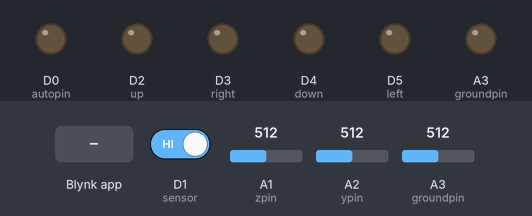
This sketch was run on a simulated Arduino MKR. Shown: output pins drawn as LEDs (lit = HIGH). The test bench sets the inputs (shaded band); at power-on: D1 (sensor) HIGH, A1 (zpin) = 512, A2 (ypin) = 512, A3 (groundpin) = 512. WiFi joins after 1.5 s; servers stay silent unless stated; pins used as bus, display or sensor lines are not drawn; what the sketch prints to the serial monitor is not drawn.

Above: at 3.0 s.
3.1 s: Blynk app writes 1 to V9
At 3.9 s:
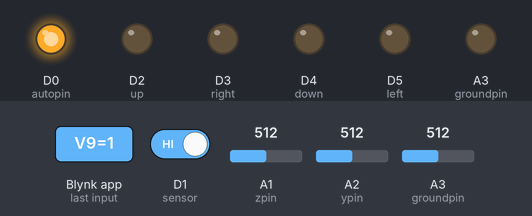
4.8 s: Blynk app writes 1 to V0
At 5.1 s:
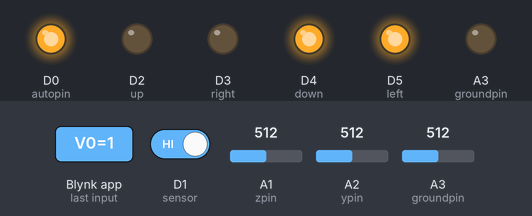
6.3 s: Blynk app writes 0 to V9
At 7.4 s:
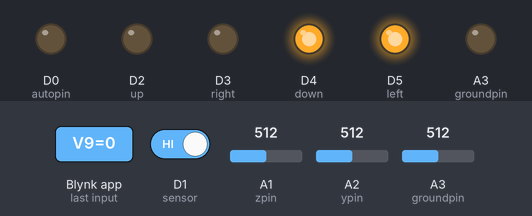
9.8 s: Blynk app writes 200 to V9
At 10.1 s:
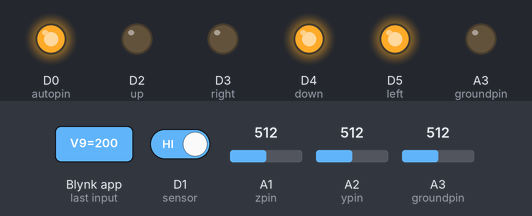
11.3 s: Blynk app writes 200 to V0
At 12.4 s:
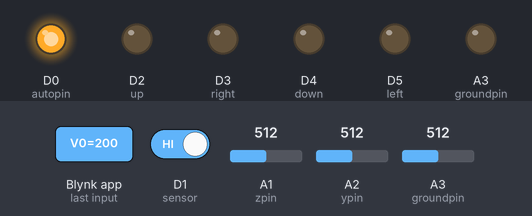
Timing chart, 0 to 13.8 s (numbered marks = the images above; inputs shaded):
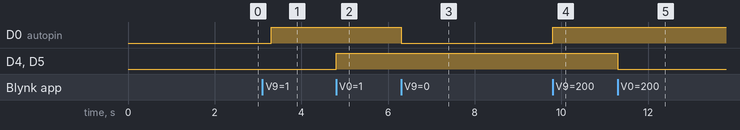

Measured:
- after the input at 3.1 s, D0 (autopin): LOW → HIGH after 0.20 s
- after the input at 4.8 s, D4 (down), D5 (left): LOW → HIGH at once
- after the input at 6.3 s, D0 (autopin): HIGH → LOW at once
- after the input at 9.8 s, D0 (autopin): LOW → HIGH at once
- after the input at 11.3 s, D4 (down), D5 (left): HIGH → LOW at once

The sketch:

es_proj.ino
```cpp
#define BLYNK_PRINT Serial

#include <SPI.h>
#include <WiFi101.h>
#include <BlynkSimpleMKR1000.h>
#include <Wire.h>
#include <SimpleTimer.h>
#include <Servo.h>

// You should get Auth Token in the Blynk App.
// Go to the Project Settings (nut icon).
char auth[] = "fe06855ba6cc424a9516b270be7d0a7b";

// Your WiFi credentials.
// Set password to "" for open networks.
char ssid[] = "RedRover";
char pass[] = "";

const int groundpin = 18;             // analog input pin 4 -- ground
const int powerpin = 19;              // analog input pin 5 -- voltage
const int xpin = A3;                  // x-axis of the accelerometer
const int ypin = A2;                  // y-axis
const int zpin = A1;                  // z-axis (only on 3-axis models)

int x = 127;
int y = 127;
int left = 5;
int right = 3;
int up = 2;
int down = 4;
int autopin = 0;

int autoflag = 0;

int sensor = 1;

int xx = 0;
int yy = 0;
int zz = 0;

int xx_p = 0;
int yy_p = 0;
int zz_p = 0;


WidgetLED Up(V1);
WidgetLED Right(V2);
WidgetLED Down(V3);
WidgetLED Left(V4);
WidgetLED autoLED(V8);
BlynkTimer timer;

void setup()
{
  // Debug console
  Serial.begin(9600);

  Blynk.begin(auth, ssid, pass);
  // You can also specify server:
  //Blynk.begin(auth, ssid, pass, "blynk-cloud.com", 80);
  //Blynk.begin(auth, ssid, pass, IPAddress(192,168,1,100), 8080);
  timer.setInterval(500L, main_loop);
  pinMode(sensor, INPUT);
  pinMode(left, OUTPUT);
  pinMode(right, OUTPUT);
  pinMode(up, OUTPUT);
  pinMode(down, OUTPUT);
  pinMode(autopin, OUTPUT);

  pinMode(groundpin, OUTPUT);
  pinMode(powerpin, OUTPUT);
  digitalWrite(groundpin, LOW);
  digitalWrite(powerpin, HIGH);

  int xx_p = analogRead(xpin);
  int yy_p = analogRead(ypin);
  int zz_p = analogRead(zpin);
}

void loop()
{
  Blynk.run();
  timer.run(); // Initiates BlynkTimer
}


BLYNK_WRITE(V9) {
  autoflag = param.asInt();
  Serial.print("autoflag = ");
  Serial.println(autoflag);
}

BLYNK_WRITE(V0) {
  x = param[0].asInt();
  y = param[1].asInt();

  // Do something with x and y
  Serial.print("X = ");
  Serial.print(x);
  Serial.print("; Y = ");
  Serial.println(y);
  //joy_send(x, y);
}

void main_loop(){
  Serial.println("LEDing");
  if(y < 50) {
    Blynk.virtualWrite(V1, 0);
    digitalWrite(up, LOW);
    Up.off();
    Blynk.virtualWrite(V3, 1);
    digitalWrite(down, HIGH);
    Down.on();
  }
  if(y > 200){
    Blynk.virtualWrite(V1, 1);
    digitalWrite(up, HIGH);
    Up.on();
    Blynk.virtualWrite(V3, 0);
    digitalWrite(down, LOW);
    Down.off();
  }

  if(x < 57){
    Blynk.virtualWrite(V2, 0);
    digitalWrite(right, LOW);
    Left.on();
    Blynk.virtualWrite(V4, 1);
    digitalWrite(left, HIGH);
    Right.off();
  }
  if(x > 200){
    Blynk.virtualWrite(V2, 1);
    digitalWrite(left, LOW);
    Left.off();
    Blynk.virtualWrite(V4, 0);
    digitalWrite(right, HIGH);
    Right.on();
  }

  if(x >= 57 && x <= 200 && y >= 57 && y <= 200){
    Blynk.virtualWrite(V1, 0);
    digitalWrite(up, LOW);
    Up.off();
    Blynk.virtualWrite(V3, 0);
    digitalWrite(down, LOW);
    Down.off();
    Blynk.virtualWrite(V2, 0);
    digitalWrite(left, LOW);
    Left.off();
    Blynk.virtualWrite(V4, 0);
    digitalWrite(right, LOW);
    Right.off();
  }
  if(autoflag) {autoLED.on();digitalWrite(autopin, HIGH);}
  else {autoLED.off();digitalWrite(autopin, LOW);}

  int cat = digitalRead(sensor);
  Serial.print("cat = ");
  Serial.println(cat);

  int xx = analogRead(xpin);
  int yy = analogRead(ypin);
  int zz = analogRead(zpin);

  Serial.println(xx);
  Serial.println(yy);
  Serial.println(zz);
  Blynk.virtualWrite(V13, xx);
  Blynk.virtualWrite(V14, yy);
  Blynk.virtualWrite(V12, zz);

  int diff = (xx - xx_p) * (xx - xx_p) + (yy - yy_p) * (yy - yy_p) + (zz- zz_p) * (zz - zz_p);
  Serial.println(diff);

  if (!cat){
    Serial.println("Notification");
    Blynk.notify("Cat is near! Enter to tease him/her!");
  }

  xx_p = xx;
  yy_p = yy;
  zz_p = zz;
}
```
